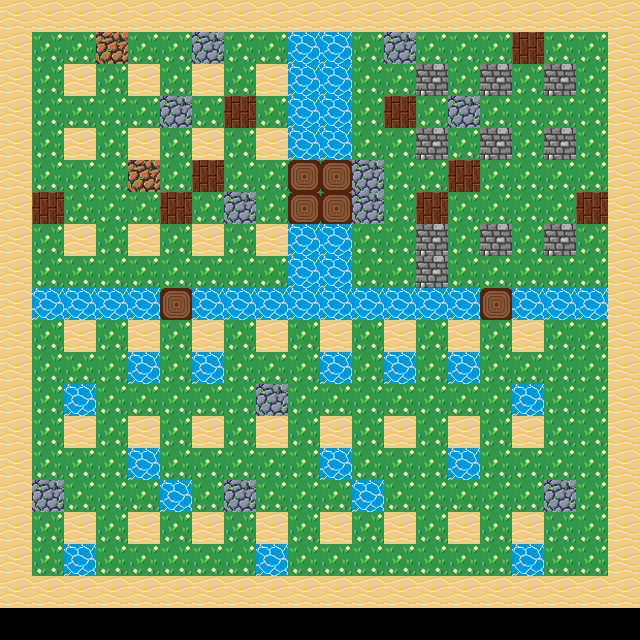

Tiled map render using the project's own tile images. Description and the whole map definition, tile-layer contents included, below:
An orthogonal 20x20 tile map with 32x32 px tiles, 2 tile layers (Ground, Maze), 1 hidden layer not drawn.

<map version="1.0" tiledversion="1.4.3" orientation="orthogonal" renderorder="right-down" width="20" height="20" tilewidth="32" tileheight="32" infinite="0" nextlayerid="3" nextobjectid="1">
<properties>
  <property name="mapName" value="firstMap" />
 </properties>
 <tileset firstgid="1" name="Terrain" tilewidth="32" tileheight="32" tilecount="8" columns="0">
  <grid orientation="orthogonal" width="1" height="1" />
  <tile id="0">
   <image width="32" height="32" source="terrain/grass3.png" />
  </tile>
  <tile id="1">
   <image width="32" height="32" source="terrain/ground2.png" />
  </tile>
  <tile id="2">
   <image width="32" height="32" source="terrain/rock2.png" />
  </tile>
  <tile id="3">
   <image width="32" height="32" source="terrain/sand.png" />
  </tile>
  <tile id="4">
   <image width="32" height="32" source="terrain/wall3.png" />
  </tile>
  <tile id="5">
   <image width="32" height="32" source="terrain/water1.png" />
  </tile>
  <tile id="6">
   <image width="32" height="32" source="terrain/wood1.png" />
  </tile>
  <tile id="7">
     <image width="32" height="32" source="terrain/wood4.png" />
  </tile>
 </tileset>
 <layer id="1" name="Ground" width="20" height="20">
  <data encoding="csv">
0,0,0,0,0,0,0,0,0,0,0,0,0,0,0,0,0,0,0,0,
0,1,1,1,1,1,1,1,1,1,1,1,1,1,1,1,1,1,1,0,
0,1,1,1,1,1,1,1,1,1,1,1,1,1,1,1,1,1,1,0,
0,1,1,1,1,1,1,1,1,1,1,1,1,1,1,1,1,1,1,0,
0,1,1,1,1,1,1,1,1,1,1,1,1,1,1,1,1,1,1,0,
0,1,1,1,1,1,1,1,1,1,1,1,1,1,1,1,1,1,1,0,
0,1,1,1,1,1,1,1,1,1,1,1,1,1,1,1,1,1,1,0,
0,1,1,1,1,1,1,1,1,1,1,1,1,1,1,1,1,1,1,0,
0,1,1,1,1,1,1,1,1,1,1,1,1,1,1,1,1,1,1,0,
0,1,1,1,1,1,1,1,1,1,1,1,1,1,1,1,1,1,1,0,
0,1,1,1,1,1,1,1,1,1,1,1,1,1,1,1,1,1,1,0,
0,1,1,1,1,1,1,1,1,1,1,1,1,1,1,1,1,1,1,0,
0,1,1,1,1,1,1,1,1,1,1,1,1,1,1,1,1,1,1,0,
0,1,1,1,1,1,1,1,1,1,1,1,1,1,1,1,1,1,1,0,
0,1,1,1,1,1,1,1,1,1,1,1,1,1,1,1,1,1,1,0,
0,1,1,1,1,1,1,1,1,1,1,1,1,1,1,1,1,1,1,0,
0,1,1,1,1,1,1,1,1,1,1,1,1,1,1,1,1,1,1,0,
0,1,1,1,1,1,1,1,1,1,1,1,1,1,1,1,1,1,1,0,
0,0,0,0,0,0,0,0,0,0,0,0,0,0,0,0,0,0,0,0
  </data>
 </layer>
 <layer id="2" name="Maze" width="20" height="20">
  <data encoding="csv">
4,4,4,4,4,4,4,4,4,4,4,4,4,4,4,4,4,4,4,4,
4,0,0,2,0,0,3,0,0,6,6,0,3,0,0,0,7,0,0,4,
4,0,4,0,4,0,4,0,4,6,6,0,0,5,0,5,0,5,0,4,
4,0,0,0,0,3,0,7,0,6,6,0,7,0,3,0,0,0,0,4,
4,0,4,0,4,0,4,0,4,6,6,0,0,5,0,5,0,5,0,4,
4,0,0,0,2,0,7,0,0,8,8,3,0,0,7,0,0,0,0,4,
4,7,0,0,0,7,0,3,0,8,8,3,0,7,0,0,0,0,7,4,
4,0,4,0,4,0,4,0,4,6,6,0,0,5,0,5,0,5,0,4,
4,0,0,0,0,0,0,0,0,6,6,0,0,5,0,0,0,0,0,4,
4,6,6,6,6,8,6,6,6,6,6,6,6,6,6,8,6,6,6,4,
4,0,4,0,4,0,4,0,4,0,4,0,4,0,4,0,4,0,0,4,
4,0,0,0,6,0,6,0,0,0,6,0,6,0,6,0,0,0,0,4,
4,0,6,0,0,0,0,0,3,0,0,0,0,0,0,0,6,0,0,4,
4,0,4,0,4,0,4,0,4,0,4,0,4,0,4,0,4,0,0,4,
4,0,0,0,6,0,0,0,0,0,6,0,0,0,6,0,0,0,0,4,
4,3,0,0,0,6,0,3,0,0,0,6,0,0,0,0,0,3,0,4,
4,0,4,0,4,0,4,0,4,0,4,0,4,0,4,0,4,0,0,4,
4,0,6,0,0,0,0,0,6,0,0,0,0,0,0,0,6,0,0,4,
4,4,4,4,4,4,4,4,4,4,4,4,4,4,4,4,4,4,4,4
  </data>
 </layer>
 <objectgroup id="3" name="Sprites">
 </objectgroup>
 <layer id="4" name="Collision" width="20" height="20" visible="0">
  <data encoding="csv">
4,4,4,4,4,4,4,4,4,4,4,4,4,4,4,4,4,4,4,4,
4,0,0,2,0,0,3,0,0,6,6,0,3,0,0,0,7,0,0,4,
4,0,4,0,4,0,4,0,4,6,6,0,0,5,0,5,0,5,0,4,
4,0,0,0,0,3,0,7,0,6,6,0,7,0,3,0,0,0,0,4,
4,0,4,0,4,0,4,0,4,6,6,0,0,5,0,5,0,5,0,4,
4,0,0,0,2,0,7,0,0,0,0,3,0,0,7,0,0,0,0,4,
4,7,0,0,0,7,0,3,0,0,0,3,0,7,0,0,0,0,7,4,
4,0,4,0,4,0,4,0,4,6,6,0,0,5,0,5,0,5,0,4,
4,0,0,0,0,0,0,0,0,6,6,0,0,5,0,0,0,0,0,4,
4,6,6,6,6,0,6,6,6,6,6,6,6,6,6,0,6,6,6,4,
4,0,4,0,4,0,4,0,4,0,4,0,4,0,4,0,4,0,0,4,
4,0,0,0,6,0,6,0,0,0,6,0,6,0,6,0,0,0,0,4,
4,0,6,0,0,0,0,0,3,0,0,0,0,0,0,0,6,0,0,4,
4,0,4,0,4,0,4,0,4,0,4,0,4,0,4,0,4,0,0,4,
4,0,0,0,6,0,0,0,0,0,6,0,0,0,6,0,0,0,0,4,
4,3,0,0,0,6,0,3,0,0,0,6,0,0,0,0,0,3,0,4,
4,0,4,0,4,0,4,0,4,0,4,0,4,0,4,0,4,0,0,4,
4,0,6,0,0,0,0,0,6,0,0,0,0,0,0,0,6,0,0,4,
4,4,4,4,4,4,4,4,4,4,4,4,4,4,4,4,4,4,4,4
  </data>
 </layer>
</map>
